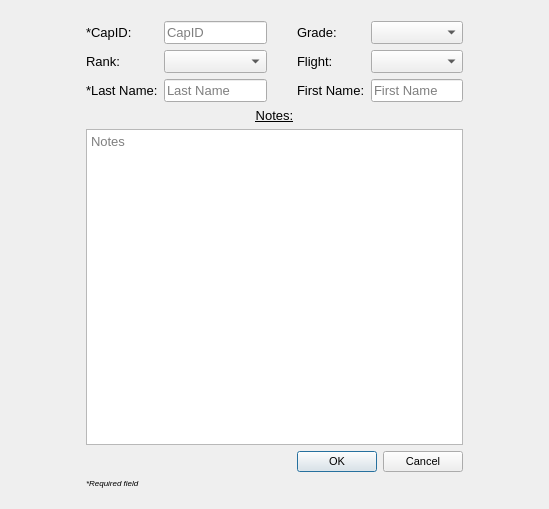
<?xml version="1.0" encoding="UTF-8"?>
<ui version="4.0">
 <class>CadetEditor</class>
 <widget class="QDialog" name="CadetEditor">
  <property name="geometry">
   <rect>
    <x>0</x>
    <y>0</y>
    <width>549</width>
    <height>509</height>
   </rect>
  </property>
  <property name="windowTitle">
   <string>Dialog</string>
  </property>
  <layout class="QGridLayout" name="gridLayout_2">
   <item row="0" column="0">
    <layout class="QGridLayout" name="gridLayout">
     <property name="leftMargin">
      <number>75</number>
     </property>
     <property name="topMargin">
      <number>10</number>
     </property>
     <property name="rightMargin">
      <number>75</number>
     </property>
     <property name="bottomMargin">
      <number>10</number>
     </property>
     <item row="1" column="4" colspan="2">
      <widget class="QComboBox" name="flightBox">
       <property name="enabled">
        <bool>true</bool>
       </property>
       <property name="sizePolicy">
        <sizepolicy hsizetype="Expanding" vsizetype="Fixed">
         <horstretch>0</horstretch>
         <verstretch>0</verstretch>
        </sizepolicy>
       </property>
       <property name="font">
        <font>
         <pointsize>10</pointsize>
        </font>
       </property>
       <property name="editable">
        <bool>false</bool>
       </property>
      </widget>
     </item>
     <item row="2" column="3">
      <widget class="QLabel" name="firstNameLabel">
       <property name="font">
        <font>
         <pointsize>10</pointsize>
        </font>
       </property>
       <property name="text">
        <string>First Name:</string>
       </property>
       <property name="buddy">
        <cstring>firstNameEdit</cstring>
       </property>
      </widget>
     </item>
     <item row="1" column="3">
      <widget class="QLabel" name="flightLabel">
       <property name="font">
        <font>
         <pointsize>10</pointsize>
        </font>
       </property>
       <property name="text">
        <string>Flight:</string>
       </property>
       <property name="buddy">
        <cstring>flightBox</cstring>
       </property>
      </widget>
     </item>
     <item row="2" column="0">
      <widget class="QLabel" name="lastNameLabel">
       <property name="font">
        <font>
         <pointsize>10</pointsize>
        </font>
       </property>
       <property name="text">
        <string>*Last Name:</string>
       </property>
       <property name="buddy">
        <cstring>lastNameEdit</cstring>
       </property>
      </widget>
     </item>
     <item row="1" column="1">
      <widget class="QComboBox" name="rankBox">
       <property name="enabled">
        <bool>true</bool>
       </property>
       <property name="sizePolicy">
        <sizepolicy hsizetype="Expanding" vsizetype="Fixed">
         <horstretch>0</horstretch>
         <verstretch>0</verstretch>
        </sizepolicy>
       </property>
       <property name="font">
        <font>
         <pointsize>10</pointsize>
        </font>
       </property>
      </widget>
     </item>
     <item row="1" column="0">
      <widget class="QLabel" name="rankLabel">
       <property name="font">
        <font>
         <pointsize>10</pointsize>
        </font>
       </property>
       <property name="text">
        <string>Rank:</string>
       </property>
       <property name="buddy">
        <cstring>rankBox</cstring>
       </property>
      </widget>
     </item>
     <item row="5" column="0" colspan="6">
      <widget class="QTextEdit" name="notesEdit">
       <property name="font">
        <font>
         <pointsize>10</pointsize>
        </font>
       </property>
       <property name="whatsThis">
        <string>Notes you may have about the cadet. This may include information such as staff positions</string>
       </property>
       <property name="placeholderText">
        <string>Notes</string>
       </property>
      </widget>
     </item>
     <item row="4" column="0" colspan="6">
      <widget class="QLabel" name="notesLabel">
       <property name="font">
        <font>
         <pointsize>10</pointsize>
         <underline>true</underline>
        </font>
       </property>
       <property name="text">
        <string>Notes:</string>
       </property>
       <property name="alignment">
        <set>Qt::AlignCenter</set>
       </property>
       <property name="buddy">
        <cstring>notesEdit</cstring>
       </property>
      </widget>
     </item>
     <item row="2" column="4" colspan="2">
      <widget class="QLineEdit" name="firstNameEdit">
       <property name="font">
        <font>
         <pointsize>10</pointsize>
        </font>
       </property>
       <property name="inputMethodHints">
        <set>Qt::ImhLatinOnly</set>
       </property>
       <property name="placeholderText">
        <string>First Name</string>
       </property>
      </widget>
     </item>
     <item row="0" column="0">
      <widget class="QLabel" name="idLabel">
       <property name="sizePolicy">
        <sizepolicy hsizetype="Preferred" vsizetype="Preferred">
         <horstretch>0</horstretch>
         <verstretch>0</verstretch>
        </sizepolicy>
       </property>
       <property name="font">
        <font>
         <pointsize>10</pointsize>
        </font>
       </property>
       <property name="text">
        <string>*CapID:</string>
       </property>
       <property name="buddy">
        <cstring>idBox</cstring>
       </property>
      </widget>
     </item>
     <item row="1" column="2">
      <spacer name="horizontalSpacer_2">
       <property name="orientation">
        <enum>Qt::Horizontal</enum>
       </property>
       <property name="sizeHint" stdset="0">
        <size>
         <width>40</width>
         <height>20</height>
        </size>
       </property>
      </spacer>
     </item>
     <item row="0" column="1">
      <widget class="QLineEdit" name="idBox">
       <property name="sizePolicy">
        <sizepolicy hsizetype="Expanding" vsizetype="Fixed">
         <horstretch>0</horstretch>
         <verstretch>0</verstretch>
        </sizepolicy>
       </property>
       <property name="maximumSize">
        <size>
         <width>16777215</width>
         <height>16777215</height>
        </size>
       </property>
       <property name="font">
        <font>
         <pointsize>10</pointsize>
        </font>
       </property>
       <property name="inputMethodHints">
        <set>Qt::ImhDigitsOnly</set>
       </property>
       <property name="inputMask">
        <string/>
       </property>
       <property name="maxLength">
        <number>6</number>
       </property>
       <property name="placeholderText">
        <string>CapID</string>
       </property>
       <property name="cadet_uuid" stdset="0">
        <string/>
       </property>
      </widget>
     </item>
     <item row="0" column="4" colspan="2">
      <widget class="QComboBox" name="gradeBox">
       <property name="sizePolicy">
        <sizepolicy hsizetype="Expanding" vsizetype="Fixed">
         <horstretch>0</horstretch>
         <verstretch>0</verstretch>
        </sizepolicy>
       </property>
       <property name="font">
        <font>
         <pointsize>10</pointsize>
        </font>
       </property>
       <property name="placeholderText">
        <string/>
       </property>
      </widget>
     </item>
     <item row="0" column="3">
      <widget class="QLabel" name="gradeLabel">
       <property name="font">
        <font>
         <pointsize>10</pointsize>
        </font>
       </property>
       <property name="text">
        <string>Grade:</string>
       </property>
       <property name="buddy">
        <cstring>gradeBox</cstring>
       </property>
      </widget>
     </item>
     <item row="2" column="1">
      <widget class="QLineEdit" name="lastNameEdit">
       <property name="font">
        <font>
         <pointsize>10</pointsize>
        </font>
       </property>
       <property name="inputMethodHints">
        <set>Qt::ImhLatinOnly</set>
       </property>
       <property name="placeholderText">
        <string>Last Name</string>
       </property>
      </widget>
     </item>
     <item row="6" column="3" colspan="3">
      <widget class="QDialogButtonBox" name="buttonBox">
       <property name="sizePolicy">
        <sizepolicy hsizetype="Expanding" vsizetype="Fixed">
         <horstretch>0</horstretch>
         <verstretch>0</verstretch>
        </sizepolicy>
       </property>
       <property name="font">
        <font>
         <pointsize>8</pointsize>
        </font>
       </property>
       <property name="standardButtons">
        <set>QDialogButtonBox::Cancel|QDialogButtonBox::Ok</set>
       </property>
       <property name="centerButtons">
        <bool>false</bool>
       </property>
      </widget>
     </item>
     <item row="7" column="0" colspan="6">
      <widget class="QLabel" name="label">
       <property name="font">
        <font>
         <pointsize>6</pointsize>
         <italic>true</italic>
        </font>
       </property>
       <property name="text">
        <string>*Required field</string>
       </property>
      </widget>
     </item>
    </layout>
   </item>
  </layout>
 </widget>
 <tabstops>
  <tabstop>idBox</tabstop>
  <tabstop>gradeBox</tabstop>
  <tabstop>rankBox</tabstop>
  <tabstop>flightBox</tabstop>
  <tabstop>lastNameEdit</tabstop>
  <tabstop>firstNameEdit</tabstop>
  <tabstop>notesEdit</tabstop>
 </tabstops>
 <resources/>
 <connections/>
</ui>
